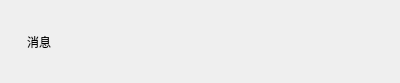
<?xml version="1.0" encoding="UTF-8"?>
<ui version="4.0">
 <class>ChatBubbleLeft</class>
 <widget class="QWidget" name="ChatBubbleLeft">
  <property name="geometry">
   <rect>
    <x>0</x>
    <y>0</y>
    <width>400</width>
    <height>83</height>
   </rect>
  </property>
  <property name="windowTitle">
   <string>Form</string>
  </property>
  <layout class="QHBoxLayout" name="horizontalLayout">
   <property name="spacing">
    <number>20</number>
   </property>
   <property name="leftMargin">
    <number>0</number>
   </property>
   <property name="topMargin">
    <number>0</number>
   </property>
   <property name="rightMargin">
    <number>0</number>
   </property>
   <property name="bottomMargin">
    <number>0</number>
   </property>
   <item>
    <widget class="QLabel" name="avatar">
     <property name="text">
      <string/>
     </property>
     <property name="wordWrap">
      <bool>false</bool>
     </property>
    </widget>
   </item>
   <item>
    <widget class="QLabel" name="msg">
     <property name="sizePolicy">
      <sizepolicy hsizetype="Maximum" vsizetype="Preferred">
       <horstretch>0</horstretch>
       <verstretch>0</verstretch>
      </sizepolicy>
     </property>
     <property name="maximumSize">
      <size>
       <width>600</width>
       <height>16777215</height>
      </size>
     </property>
     <property name="text">
      <string>消息</string>
     </property>
     <property name="wordWrap">
      <bool>true</bool>
     </property>
     <property name="class" stdset="0">
      <string>chat-bubble-left</string>
     </property>
    </widget>
   </item>
   <item>
    <spacer name="horizontalSpacer">
     <property name="orientation">
      <enum>Qt::Horizontal</enum>
     </property>
     <property name="sizeHint" stdset="0">
      <size>
       <width>334</width>
       <height>20</height>
      </size>
     </property>
    </spacer>
   </item>
  </layout>
 </widget>
 <resources/>
 <connections/>
</ui>
